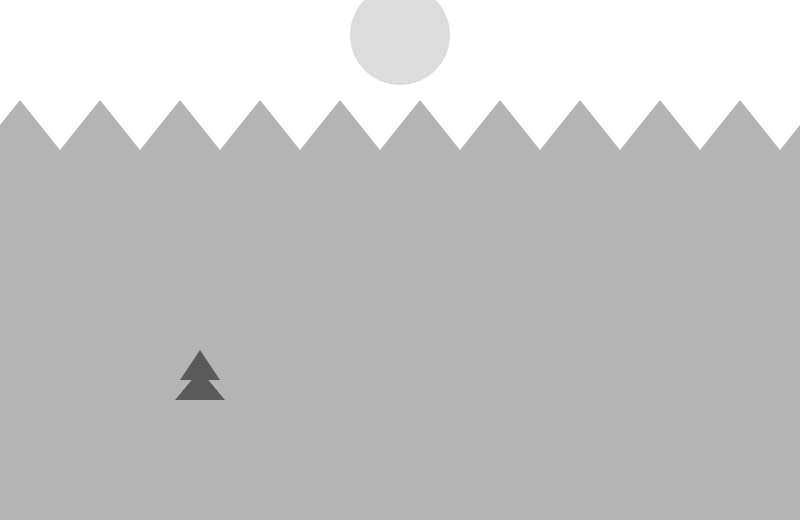
Frame 1 (no input)
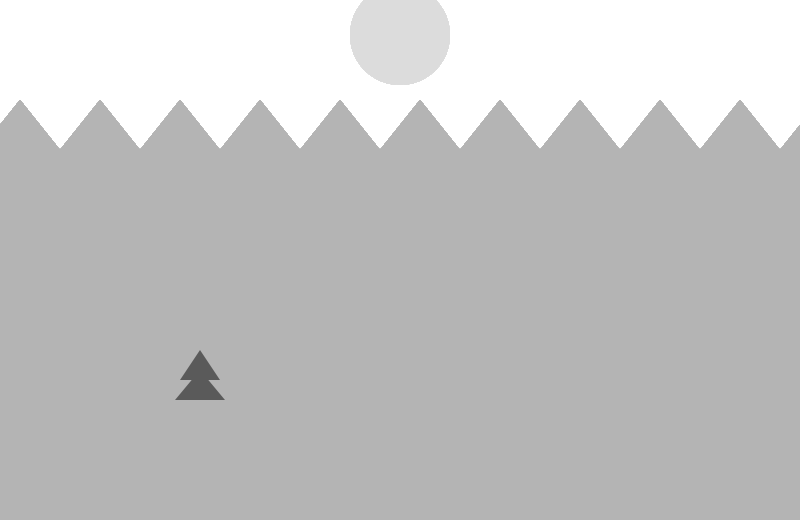
Frame 60 (the mouse pressed at the canvas centre just before this capture)
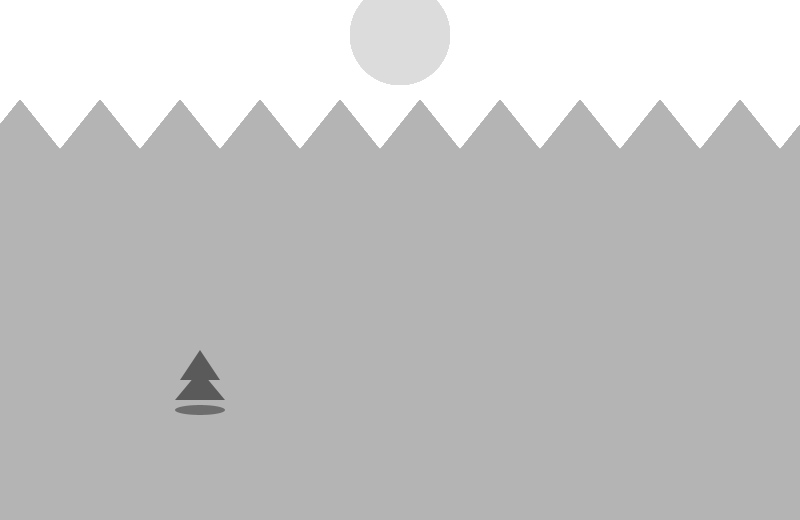
Frame 120 (the mouse held since frame 60 and released just before this capture)

The Processing sketch that drew these frames (run headless with seeded random() and noise(); from frame 60 on, the mouse is pressed at the canvas centre):

// Processing sketch: processing_72052
// ── processing_72052.pde

//direction
int k = 1;
 
//velocity
float dx1 = 10;
float dx2 = 7.5;
float dx3 = 5;
float dx4 = .25;
float dx5 = 1.2;
float dx6 = 5;
 
//tree x-integers
//float x1 = 400;
//float x2 = 400;
//float x3 = 400;
//float x4 = 400;
//float x5 = 400;
//float x6 = 400;
float x1 = 400;
float x2 = 400;
float x3 = 400;
float x4 = 400;
float x5 = 400;
float x6 = 400;
 
//tree y-integers
float y1 = 500;
float y2 = 400;
float y3 = 340;
float y4 = 220;
float y5 = 280;
float y6 = 340;
 
//functions
 
void draw_background () {
  int x = 20;
  //SUN
noStroke ();
fill (220);
ellipse (400, 35, 100, 100);
  //MOUNTAIN
noStroke ();
fill (180);
rect (-20, 150, 820, 520);
  //HILLS
while (x <= 880) {
  triangle (x-40, 150, x, 100, x+40, 150);
  x = x + 80;
  }
}
 
void draw_planes () {
  //PLANES OF FEILD
noStroke ();
fill (160);
rect (0, 520, 800, 245);
//fill (140);
//rect (0, 520, 800, 300);
fill (100);
rect (0, 520, 800, 325);
fill (60);
rect (0, 520, 800, 385);
}
 
void draw_tree (float x, float y, float c) {
  noStroke ();
  fill (c);
  triangle (x-25, y, x, y-30, x+25, y);
  triangle (x-20, y-20, x, y-50, x+20, y-20);
  if (mousePressed) {
    fill (0, 100);
  ellipse (x,y+10,50, 10);
  }
}
 
void draw_woods (float y, float c) {
  fill (c);
  draw_tree (100, y, c);
  draw_tree (200, y, c);
  draw_tree (300, y, c);
  draw_tree (400, y, c);
  draw_tree (500, y, c);
  draw_tree (600, y, c);
  draw_tree (700, y, c);
}
 
 
 
///////SETUP
 
void setup (){
  size (800, 520);
  smooth ();
  background (255);
}
 
//////DRAW
 

void draw (){
  ellipseMode (CENTER);
  rectMode (CORNERS);
  draw_background ();
  draw_tree (200, 400, 90);
   
if (keyPressed == true) {
   draw_woods (400, 90);
} 
 
if (mousePressed && (mouseButton == RIGHT)) {
   if ((x1+dx1)>600||(x1+dx1)<200) {
    k = k*-1;
  }
  x1 = x1+dx1 *k;
  x2 = x2+dx2 *k;
  x3 = x3+dx3 *k;
  x4 = x4+dx4 *k;
  x5 = x5+dx5 *k;
draw_planes(); 
  //tree
draw_tree (x4, y4, 200);
//draw_tree (x5, y5, 170);
draw_tree (x5-50, y5, 170);
draw_tree (x5+50, y5, 170);
draw_tree (x3, y3, 130);
draw_tree (x3-100, y3, 130);
draw_tree (x3+100, y3, 130);
draw_tree (x2, y2, 80);
draw_tree (x2-160, y2, 80);
draw_tree (x2+160, y2, 80);
draw_tree (x1, y1, 30);
draw_tree (x1-200, y1, 30);
draw_tree (x1+200, y1, 30);
}
 
if ( mousePressed  &&  ( mouseButton == LEFT)){
  if ((x6+dx6)>475||(x6+dx6)<325) {
    k = k*-1;
  }
  x6 = x6+dx6 *k;
draw_planes(); 
  //tree
draw_tree (x6, y6, 80);
}
 
 
}
